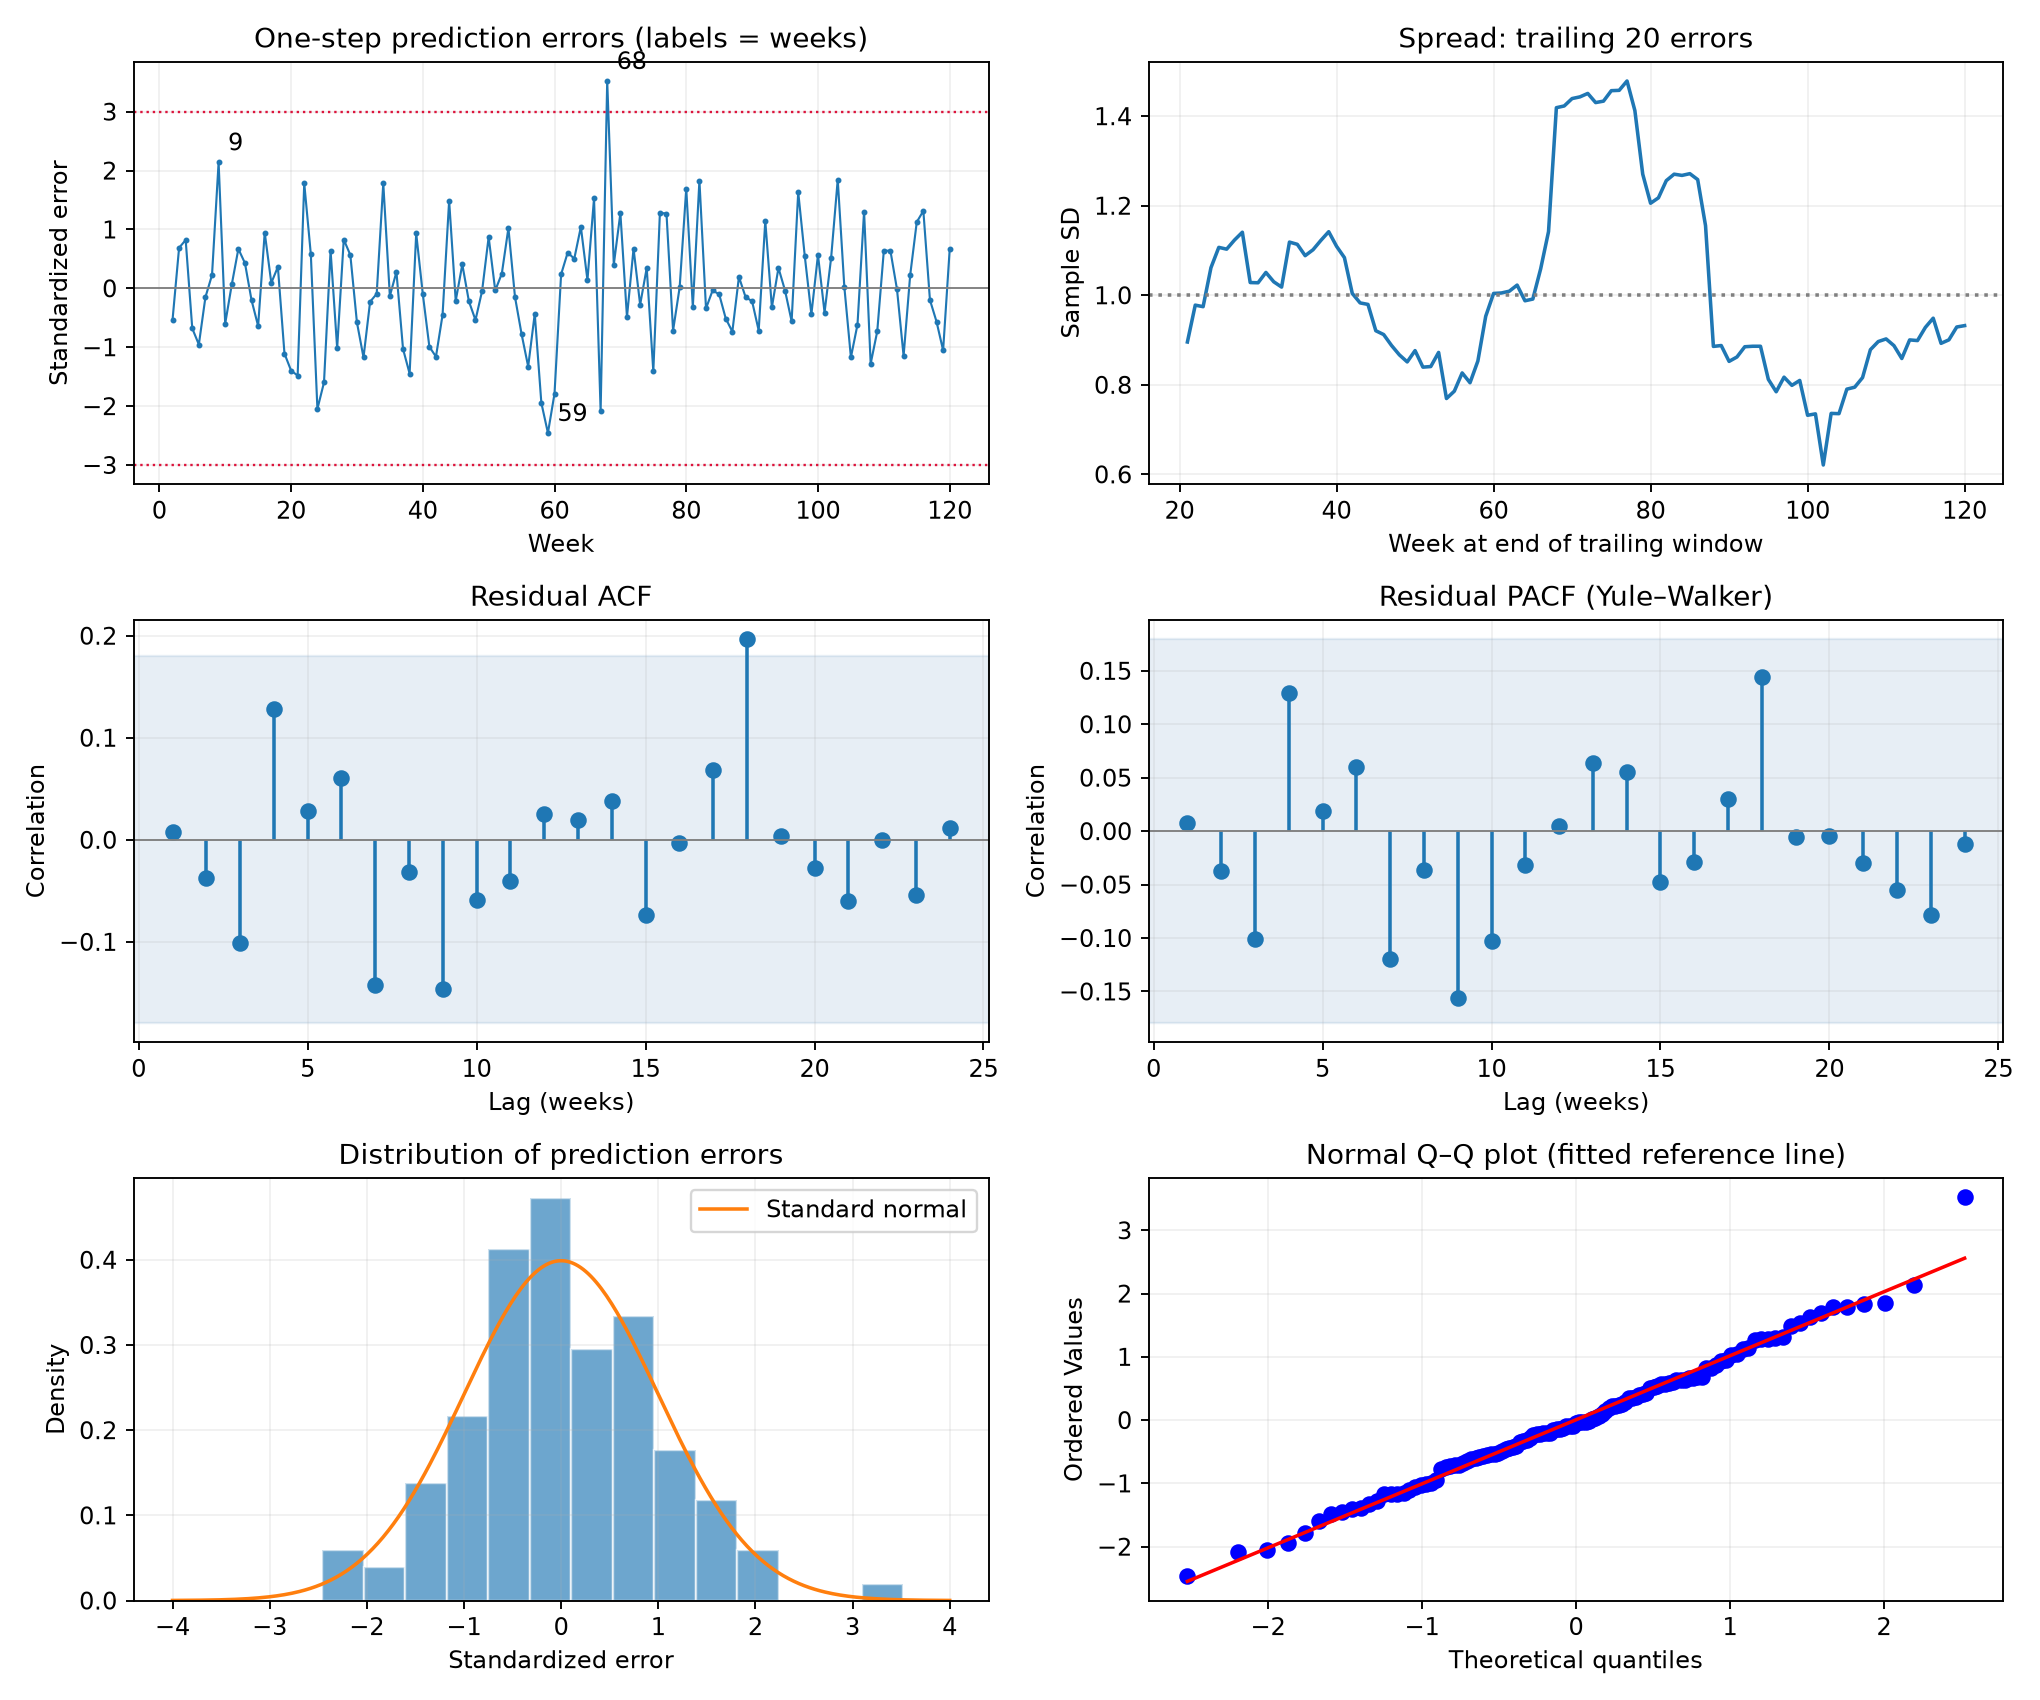

The Python source for this figure:
import json
import warnings
from pathlib import Path
import numpy as np
import matplotlib
matplotlib.use('Agg')
import matplotlib.pyplot as plt
from scipy import stats
from statsmodels.tsa.arima.model import ARIMA
from statsmodels.tsa.stattools import acf, pacf


def main():
    data = np.genfromtxt('paper_towels.csv',delimiter=',',skip_header=1)
    z = np.diff(data[:,1])
    weeks = data[1:,0].astype(int)
    with warnings.catch_warnings(record=True) as caught:
        warnings.simplefilter('always')
        fit = ARIMA(z,order=(0,0,1),trend='n').fit(cov_type='oim',method_kwargs={'maxiter':300,'disp':0})
    e = np.asarray(fit.filter_results.standardized_forecasts_error[0])
    raw = np.asarray(fit.resid)
    ac = acf(e,nlags=24,fft=False)
    pa = pacf(e,nlags=24,method='ywm')
    jb = stats.jarque_bera(e)
    sw = stats.shapiro(e)
    top = np.argsort(abs(e))[::-1][:5]
    segments = []
    for indices in np.array_split(np.arange(len(e)),3):
        segments.append({'weeks':[int(weeks[indices[0]]),int(weeks[indices[-1]])],
                         'n':len(indices),'mean':float(e[indices].mean()),'sd':float(e[indices].std(ddof=1))})
    rolling = np.array([e[j-19:j+1].std(ddof=1) for j in range(19,len(e))])
    result = {'model':'ARIMA(0,1,1), no constant, fitted to 119 differences',
              'theta':float(-fit.params[0]),'sigma2':float(fit.params[1]),
              'converged':bool(fit.mle_retvals['converged']),'warnings':[str(w.message) for w in caught],
              'residual_definition':'Exact-filter one-step prediction error divided by its model-implied standard deviation; all 119 included; first residual uses stationary initialization.',
              'weeks':weeks.tolist(),'raw_prediction_errors':raw.tolist(),'standardized_errors':e.tolist(),
              'acf':ac.tolist(),'pacf_yule_walker_mle':pa.tolist(),
              'reference_band':float(1.96/np.sqrt(len(e))),
              'mean':float(e.mean()),'sd':float(e.std(ddof=1)),
              'skewness':float(stats.skew(e,bias=False)),'excess_kurtosis':float(stats.kurtosis(e,bias=False)),
              'jarque_bera':{'statistic':float(jb.statistic),'p':float(jb.pvalue)},
              'shapiro_wilk':{'statistic':float(sw.statistic),'p':float(sw.pvalue)},
              'thirds':segments,'rolling_sd_window':20,'rolling_sd':rolling.tolist(),
              'largest_absolute_errors':[{'week':int(weeks[j]),'standardized_error':float(e[j]),'raw_error':float(raw[j])} for j in top],
              'acf_outside_reference':[{'lag':j,'acf':float(ac[j])} for j in range(1,25) if abs(ac[j])>1.96/np.sqrt(len(e))],
              'pacf_outside_reference':[{'lag':j,'pacf':float(pa[j])} for j in range(1,25) if abs(pa[j])>1.96/np.sqrt(len(e))]}
    fig,axs = plt.subplots(3,2,figsize=(12,10))
    ax = axs[0,0]
    ax.plot(weeks,e,linewidth=.9,marker='.',markersize=3)
    ax.axhline(0,color='gray',linewidth=.8)
    for threshold in [-3,3]: ax.axhline(threshold,color='crimson',linestyle=':',linewidth=1)
    for j in top[:3]: ax.annotate(str(weeks[j]),(weeks[j],e[j]),xytext=(4,5),textcoords='offset points')
    ax.set(xlabel='Week',ylabel='Standardized error',title='One-step prediction errors (labels = weeks)')
    ax = axs[0,1]
    ax.plot(weeks[19:],rolling)
    ax.axhline(1,color='gray',linestyle=':')
    ax.set(xlabel='Week at end of trailing window',ylabel='Sample SD',title='Spread: trailing 20 errors')
    for ax,values,title in [(axs[1,0],ac,'Residual ACF'),(axs[1,1],pa,'Residual PACF (Yule–Walker)')]:
        ax.stem(np.arange(1,25),values[1:],basefmt=' ')
        band = 1.96/np.sqrt(len(e))
        ax.axhspan(-band,band,color='steelblue',alpha=.13)
        ax.axhline(0,color='gray',linewidth=.8)
        ax.set(xlabel='Lag (weeks)',ylabel='Correlation',title=title)
    ax = axs[2,0]
    ax.hist(e,bins=14,density=True,alpha=.65,edgecolor='white')
    x = np.linspace(-4,4,300)
    ax.plot(x,stats.norm.pdf(x),label='Standard normal')
    ax.set(xlabel='Standardized error',ylabel='Density',title='Distribution of prediction errors')
    ax.legend()
    stats.probplot(e,dist='norm',plot=axs[2,1])
    axs[2,1].set_title('Normal Q–Q plot (fitted reference line)')
    for ax in axs.flat: ax.grid(alpha=.18)
    fig.tight_layout()
    fig.savefig('turn07_residuals.png',dpi=170)
    plt.close(fig)
    Path('turn07_residuals.json').write_text(json.dumps(result,indent=2))
    print(json.dumps({k:v for k,v in result.items() if k not in ['weeks','raw_prediction_errors','standardized_errors','acf','pacf_yule_walker_mle','rolling_sd']},indent=2))


if __name__ == '__main__':
    main()
